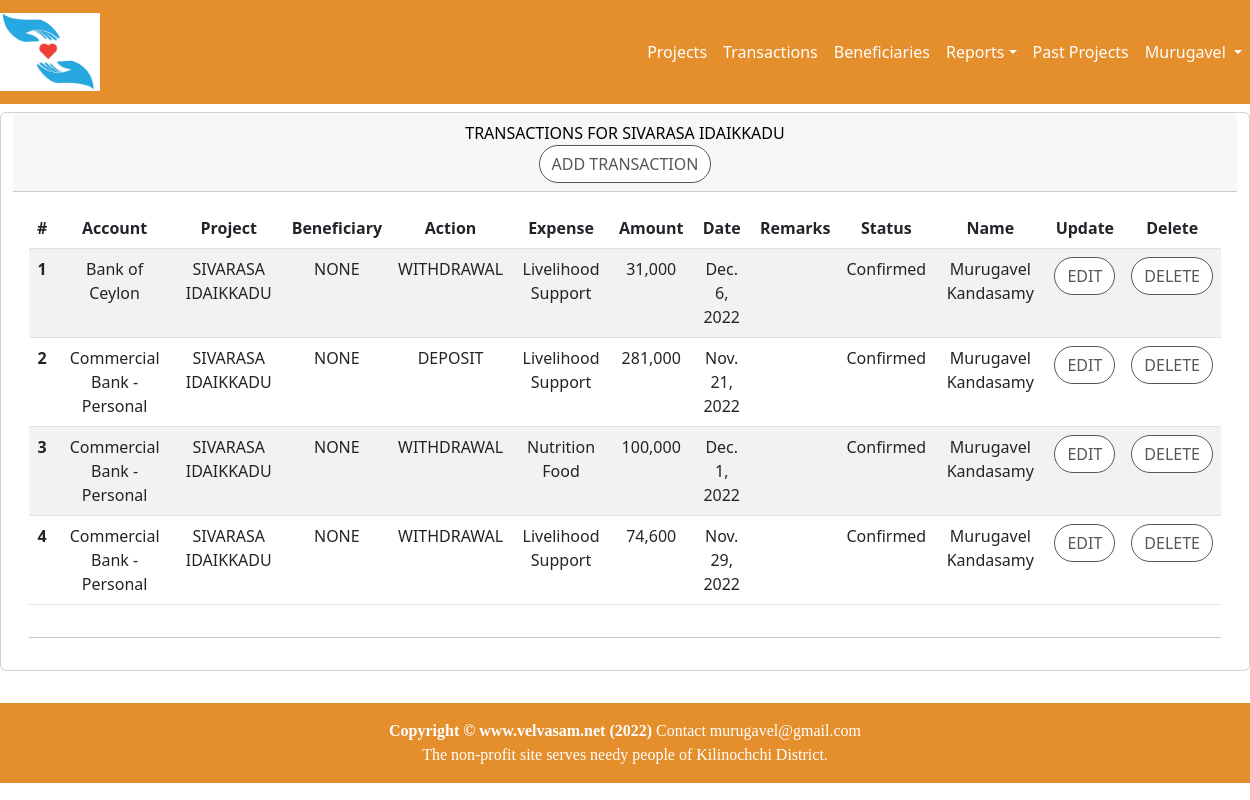
/accounts/transactionList9 (signed in), run on an earlier commit of the app's database.
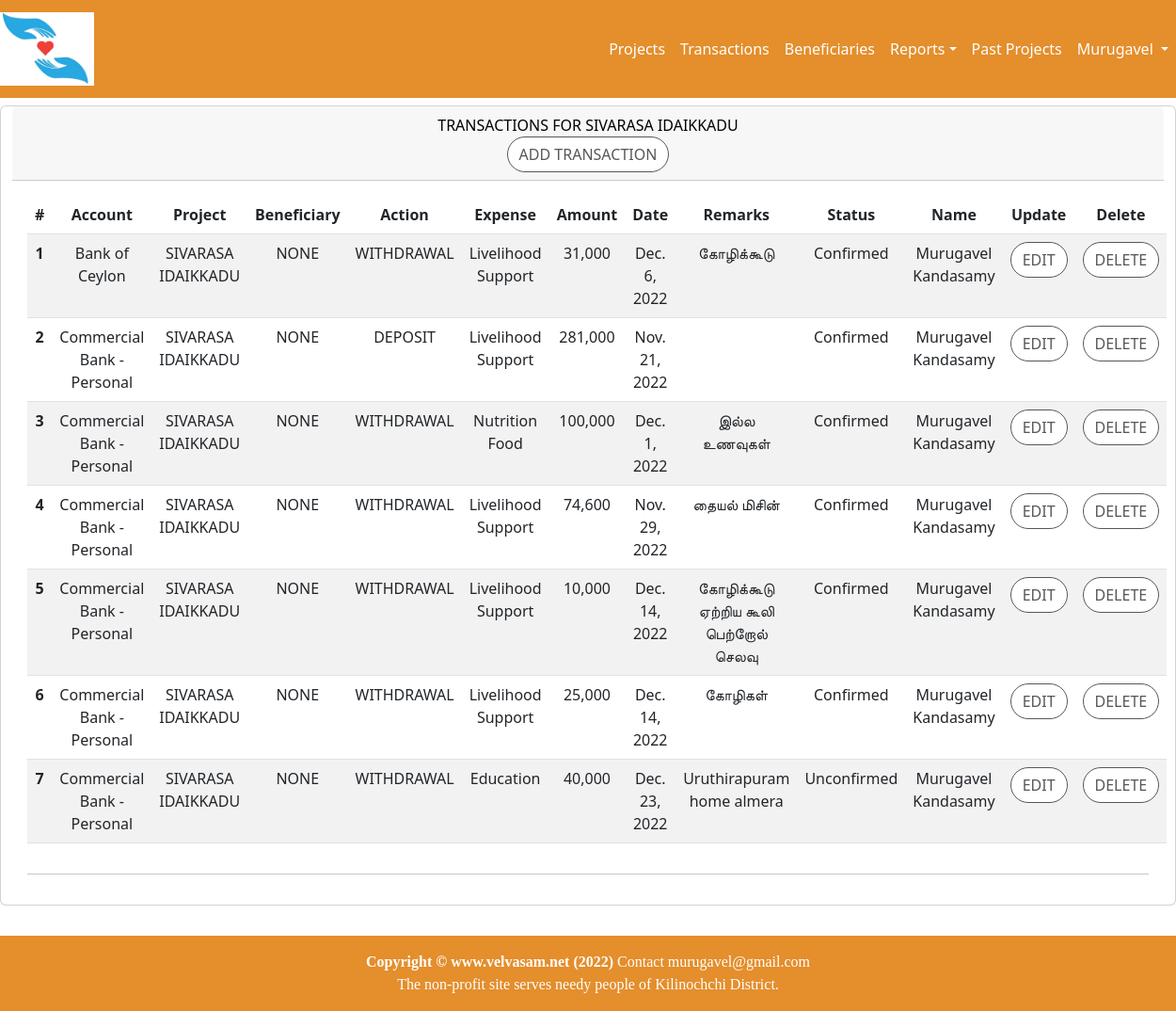
And on a later commit of the database.
### accounts/models.py (models this page shows, shortened)
class Project(models.Model):
    NOT_STARTED = 'NotStarted'
    IN_PROGRESS = 'InProgress'
    COMPLETED   = 'Completed'
    CANCELLED   = 'Cancelled'
    PROJ_STATUS = [
            (NOT_STARTED,'Not Started'),
            (IN_PROGRESS,'In Progress'),
            (COMPLETED,'Completed'),
            (CANCELLED,'Cancelled'),
    ]
    name = models.CharField(max_length=64)
    purpose = models.TextField(max_length=2000, blank=True)
    status = models.CharField(max_length=10,choices=PROJ_STATUS,default=NOT_STARTED)
    startDate = models.DateField(default=timezone.now)
    endDate = models.DateField(null=True, blank=True)
    raisedFund = models.IntegerField(null=True)
    spentFund = models.IntegerField(null=True)
    balance = models.IntegerField(null=True)
    participants = models.IntegerField(null=True,default=0)
    updatedBy = models.ForeignKey(User,on_delete=models.PROTECT)
    updatedOn = models.DateTimeField(default=timezone.now)
    prjType = models.ForeignKey(ProjectType, on_delete=models.PROTECT)

class Transaction(models.Model):
    TxType_DEPOSIT='DEPOSIT'
    TxType_WITHDRWAL='WITHDRAWAL'
    TxType_INCOME='INTEREST'
    TxType_FEES = 'FEES'
    TXTYPE =[
        (TxType_DEPOSIT,'Deposit'),
        (TxType_WITHDRWAL,'Withdraw'),
        (TxType_INCOME,'Interest'),
        (TxType_FEES,'fees'),
    ]
    TXCONFIRM = [
        ('Unconfirmed',"Unconfirmed"),
        ('Confirmed',"Confirmed"),
    ]
    def get_default_beneficiary():
        return Beneficiary.objects.get(id=14).id
    bank = models.ForeignKey(BankAccount, on_delete=models.CASCADE)
    project = models.ForeignKey(Project, on_delete=models.CASCADE)
    owner   = models.ForeignKey(User, related_name='Owner', on_delete=models.PROTECT)
    txType  = models.CharField(max_length=10,choices=TXTYPE)
    exType  = models.ForeignKey(ExpenseType, on_delete=models.CASCADE)
    remarks = models.TextField(max_length=100,blank=True,null=True)
    beneficiary = models.ForeignKey(Beneficiary,on_delete=models.CASCADE, default=get_default_beneficiary)
    amount  = models.IntegerField()
    date    = models.DateField(default=timezone.now)
    receipt = models.FileField(upload_to='transaction/%Y',null=True,blank=True)
    confirmed = models.CharField(max_length=16,choices=TXCONFIRM,default='UnConfirmed')
    updatedBy = models.ForeignKey(User,on_delete=models.PROTECT)
    updatedOn = models.DateTimeField(default=timezone.now)

class BankAccount(models.Model):
    holder = models.ForeignKey(User,related_name='holder', on_delete=models.PROTECT)
    name = models.CharField(max_length=32)
    purpose = models.CharField(max_length=128,null=True,blank=True)
    bank = models.CharField(max_length=32)
    accNumber = models.CharField(max_length=32)
    branch = models.CharField(max_length=128)
    routing = models.CharField(max_length=128)
    telno = models.CharField(max_length=12, null=True, blank=True)
    email = models.CharField(max_length=32,null=True, blank=True)
    balance = models.DecimalField(max_digits=12,decimal_places=2,default=0.0)
    updatedBy = models.ForeignKey(User,on_delete=models.CASCADE)
    updatedOn = models.DateTimeField(default=timezone.now)

class Beneficiary(models.Model):
    CATEGORY = [
        ('Student','Student'),
        ('Teacher','Teacher'),
        ('Patient','Patient'),
        ('Poverty','Poverty'),
    ]
    name =models.CharField(max_length=32)
    mobile=models.CharField(max_length=16,null=True,blank=-True)
    school = models.CharField(max_length=32,null=True,blank=-True)
    grade = models.CharField(max_length=16,null=True,blank=-True)
    account = models.CharField(max_length=32)
    bank=models.CharField(max_length=16)
    branch=models.CharField(max_length=16)
    accountHolder = models.CharField(max_length=32)
    holderMobile = models.CharField(max_length=16,null=True,blank=-True)
    parent = models.CharField(max_length=32,null=True,blank=-True)
    principal= models.CharField(max_length=32,null=True,blank=-True)
    amount = models.IntegerField()
    category = models.CharField(max_length=12,choices=CATEGORY)
    parentMobile=models.CharField(max_length=16,null=True,blank=-True)
    principalMobile = models.CharField(max_length=16,null=True,blank=-True)
    remarks  = models.CharField(max_length=1000,null=True,blank=-True)
    startDate = models.DateField(default=timezone.now)
    endDate = models.DateField(null=True,blank=-True)
    sponsor = models.CharField(max_length=32,null=True,blank=True)
    recommender = models.CharField(max_length=32,null=True,blank=True)

class ExpenseType(models.Model):
    expense = models.CharField(max_length=16)
    prjType = models.ForeignKey(ProjectType, on_delete=models.CASCADE)
    def __str__(self):
        return "%s " % (self.expense)

### accounts/views.py (the view)
# urls.py: re_path(r'transactionList(?P<pk>\d+)', transactionListView, name='transactionList'),
@login_required
def transactionListView(request,pk):
    if request.method == 'GET':
        user = User.objects.get(id=request.user.id)
        userRole = getUserRole(user,'transaction')
        if pk == '0':
            tx = Transaction.objects.all()
            project_name="All projects"
        else:
            tx = Transaction.objects.filter(project_id=pk)
            project_name = Project.objects.get(id=pk).name
        return render(request = request,template_name = "transaction_list.html",context={"transaction_list":tx, "userRole":userRole,'project_name':project_name})

### accounts/views.py (called while the page is built)
def getUserRole(user,table):
    userRole='NONE'
    if user.has_perm('accounts.add_'+table):
        userRole='EDIT'
    elif user.has_perm('accounts.view_'+table):
        userRole='VIEW'
    print('table :'+table+' '+userRole)
    return userRole

### accounts/templates/transaction_list.html (shortened to what this page needs)
{% extends 'home/base.html' %}
{% block content %}
{% if userRole == 'NONE' %}
<div class="container-fluid">
    <div class="row text-center justify-content-center">
            <div class="card mt-2 mb-2">
            <div class="card-header">
                <div class="row">
                    <div class="col-sm-12">
                        Unauthorized to view the content
                    </div>
                </div>
            </div>
            </div>
    </div>
</div>
{% else %}
<div class="container-fluid">
    <div class="row text-center justify-content-center">
            <div class="card mt-2 mb-2">
            <div class="card-header">
                <div class="row">
                    <div class="col-sm-12">
                        <strong>Transactions for {{project_name}}</strong><br>
                        {% if userRole == 'EDIT' %}
                        <a href="{% url 'accounts:transactionAdd' %}" class="btn btn-secondary btn-md">Add Transaction</a>
                        {% endif %}
                        </div>
                </div>
            </div>
            <div class="card-body">
                <div class="row">
                    <div class="col-sm-12">
                        <table class="table table-striped table-hover">
                            <thead>
                                <tr>
                                    <th scope="col">#</th>
                                    <th scope="col">Account</th>
                                    <th scope="col">Project</th>
                                    <th scope="col">Beneficiary</th>
                                    <th scope="col">Action</th>
                                    <th scope="col">Expense</th>
                                    <th scope="col">Amount</th>
                                    <th scope="col">Date</th>
                                    <th scope="col">Remarks</th>
                                    <th scope="col">Status</th>
                                    <th scope="col">Name</th>
                                    {% if userRole == 'EDIT' %}
                                    <th scope="col">Update </th>
                                    <th scope="col">Delete </th>
                                    {% endif %}
                                </tr>
                            </thead>
                            <tbody>
                               {% for tx in transaction_list %}
                                <tr>
                                    <th scope=""row">{{forloop.counter}}</th>
                                    <td>{{tx.bank.name}}</td>
                                    <td>{{tx.project.name}}</td>
                                    <td>{{tx.beneficiary.name}}</td>
                                    <td>{{tx.txType}} </td>
                                    <td>{{tx.exType}} </td>
                                    <td>{{tx.amount|floatformat:"-3g"}} </td>
                                    <td>{{tx.date}}</td>
                                    <td>{{tx.remarks}}</td>
                                    <td>{{tx.confirmed}}</td>
                                    <td>{{tx.owner.first_name}} {{tx.owner.last_name}}</td>
                                    {% if userRole == 'EDIT' %}
                                    <td><a href="{% url 'accounts:transactionUpd' tx.id %}" class="btn btn-danger btn-md">Edit</a></td>
                                    <td>
                                        <button type="button" class="btn btn-primary" data-bs-toggle="modal" onclick="confirmDeleteModal('{{tx.id}}')" id="deleteID">
                                            Delete
                                        </button>
                                    </td>
                                    {% endif %}
                                </tr>
                                {% endfor %}
                            </tbody>
                        </table>
                        </div>
                </div>
                <hr>
            </div>
        </div>
    </div>
 </div>
{% endif %}
{% include 'home/footer.html' %}
{% endblock content %}

### home/templates/home/base.html (shortened to what this page needs)
<!DOCTYPE html>
<html lang="en">
<head>
    <link href="https://cdn.jsdelivr.net/npm/bootstrap@5.2.1/dist/css/bootstrap.min.css" rel="stylesheet">
    {% load static %}
    <link href="{% static 'css/home.css' %}" rel="stylesheet"/>
</head>
<body>
<div id="page-content-wrapper">
    <nav class="navbar navbar-expand-lg navbar-dark bg-red">
        <div class="navbar-brand">
            <a href="/"><img src="{% static 'images/velvasam_logo.jpg' %}" alt="velvasam Logo" width="100"></a>
        </div>
        <div class="collapse navbar-collapse" id="navbarSupportedContent">
            <ul class="navbar-nav ms-auto mb-2 mb-lg-0">
              <li class="nav-item">
                    <a class="nav-link" href={% url 'accounts:projectList' %}>Projects</a>
              </li>
              <li class="nav-item">
                <a class="nav-link" href={% url 'accounts:transactionAll' %}>Transactions</a>
              </li>
              <li class="nav-item">
                <a class="nav-link" href={% url 'accounts:beneficiaryList' %}>Beneficiaries</a>
              </li>
              <li class="nav-item">
                <div class="dropdown dropdown">
                    <a class="nav-link dropdown-toggle" data-bs-toggle="dropdown" href="#">Reports</a>
                </div>
              </li>
              <li class="nav-item">
                <a class="nav-link" href={% url 'accounts:projectClosedList' %}>Past Projects</a>
              </li>
              <li class="nav-item">
                <div class="dropdown">
                    {% if user.is_authenticated %}
                        <a class="nav-link dropdown-toggle" data-bs-toggle="dropdown" href="#">{{user.first_name}}   </a>
                    {% else %}
                        <a class="nav-link dropdown-toggle" data-bs-toggle="dropdown" href="#">LogIn</a>
                        <ul class="dropdown-menu">
                        <li><a class="dropdown-item" href={% url 'accounts:login' %}>Log In</a></li>
                        <li><a class="dropdown-item" href={% url 'accounts:signup' %}>Sign Up</a></li>
                        </ul>
                    {% endif %}
                </div>
            </li>
            </ul>
        </div>
    </nav>
    <div id="wrapper">
        {% block content %}
        {% endblock %}
    </div>
</div>
</body>
</html>

### home/templates/home/footer.html (shortened to what this page needs)
<br>
<footer class="footer navbar-bottom py-3" style="background-color:#e48e2c">
    <div class="container">
        <p class="text-center text-white m-0"><strong>Copyright &copy; www.velvasam.net (2022) </strong> Contact murugavel@gmail.com</p>
        <p class="text-center text-white m-0"> The non-profit site serves needy people of Kilinochchi District. </p>
    </div>
</footer>

### home/static/css/home.css (style rules this page uses)
body { overflow-x: hidden; }
h1, h2, h3, h4, h5, h6, p { font-family: 'Merriweather'; }
.card-header, a:link { text-transform: uppercase; font-weight: 200; color: #585656; }
.card-header, a:hover { color: #000; font-weight:300; text-transform: uppercase; }
.archive-link, a:link { text-transform:capitalize; text-align:left; font-weight:normal; color: #585656; }
#page-content-wrapper .btn { text-transform: uppercase; font-weight: 500; color: #585656; background-color: #fff; border-color: #585656; border-radius: 20px; transition: all 0.3s ease 0s; cursor: pointer; outline: none; }
#page-content-wrapper { min-width: 100vw; }
@media (min-width: 768px) { #page-content-wrapper { min-width: 0; width: 100%; } }
.navbar-dark { background:#82063B; }

### home/templates/home/base.html (style rules this page uses)
.bg-red { background:#e48e2c; }
.nav-link { color:white!important; }

What changed in the data, as far as the page shows it:
changed Transaction "Dec. 6, 2022": remarks (not shown) → "கோழிக்கூடு"
changed Transaction "Nutrition Food": remarks (not shown) → "இல்ல உணவுகள்"
changed Transaction "Nov. 29, 2022": remarks (not shown) → "தையல் மிசின்"
added Transaction: bank.name "Commercial Bank - Personal", project.name "SIVARASA IDAIKKADU", beneficiary.name "NONE", txType "WITHDRAWAL", exType "Livelihood Support", amount "10,000", date "Dec. 14, 2022", remarks "கோழிக்கூடு ஏற்றிய கூலி பெற்றோல் செலவு", confirmed "Confirmed", owner.first_name "Murugavel", owner.last_name "Kandasamy"
added Transaction: bank.name "Commercial Bank - Personal", project.name "SIVARASA IDAIKKADU", beneficiary.name "NONE", txType "WITHDRAWAL", exType "Livelihood Support", amount "25,000", date "Dec. 14, 2022", remarks "கோழிகள்", confirmed "Confirmed", owner.first_name "Murugavel", owner.last_name "Kandasamy"
added Transaction: bank.name "Commercial Bank - Personal", project.name "SIVARASA IDAIKKADU", beneficiary.name "NONE", txType "WITHDRAWAL", exType "Education", amount "40,000", date "Dec. 23, 2022", remarks "Uruthirapuram home almera", confirmed "Unconfirmed", owner.first_name "Murugavel", owner.last_name "Kandasamy"
